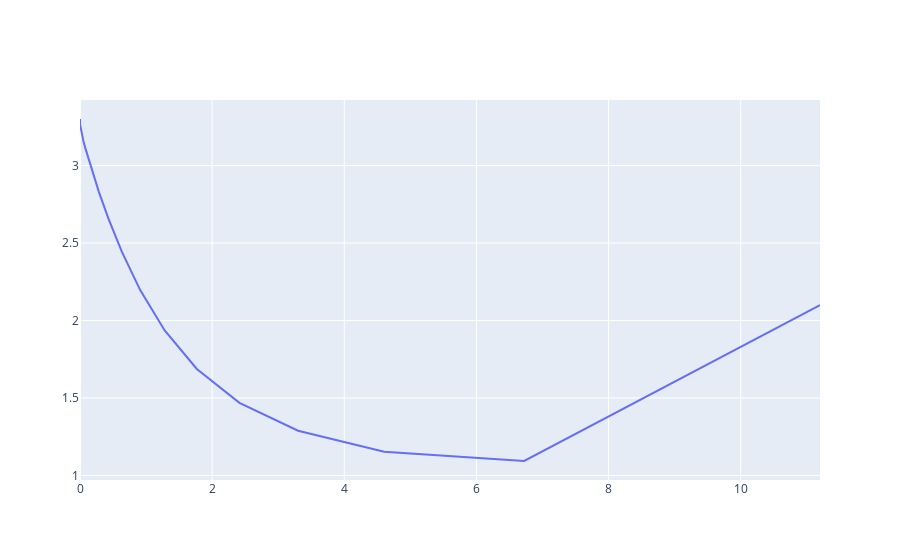

Notebook code cell kept with this figure:
### Code cell
state0 = numpy.asarray([11.2,2.1])
state = evolveSystem2(JRE,state0,time=100)

### Figure 1 — Plotly figure (JSON) as saved in the notebook; plotly's stock layout.template omitted (floating-point values rounded to 4 significant figures; data arrays with more than 128 entries replaced by an {"elided": "..."} marker saying what was removed)
{"data": [{"mode": "lines", "type": "scatter", "x": {"elided": "1000 float values"}, "y": {"elided": "1000 float values"}}], "layout": {}}
